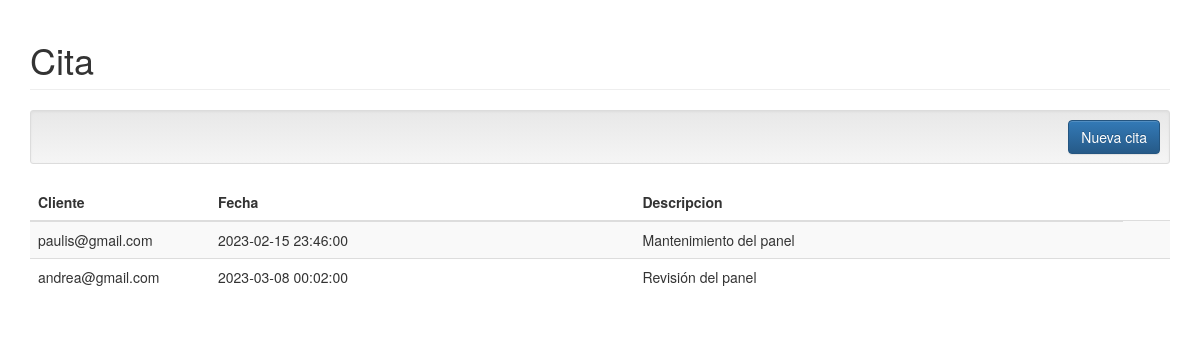
/cita.php, run on the app's committed database.
### tables this page shows
CREATE TABLE `cita` (
  `idCita` int(11) NOT NULL,
  `idCliente` varchar(45) NOT NULL,
  `fecha` datetime NOT NULL,
  `descripcion` varchar(200) NOT NULL
);

### controller/cita.controller.php (called while the page is built, shortened)
<?php
require_once 'model/cita.php';
class CitaController{
    public function __CONSTRUCT(){
        $this->model = new Cita();
    }
    public function Index(){
        require_once 'vistas/header.php';
        require_once 'vistas/cita/cita.php';
    }
}

### model/database.php (called while the page is built)
<?php
class Database
{
    public static function Conectar()
    {
        $pdo = new PDO('mysql:host=localhost;dbname=paneles;charset=utf8', 'root', '');
        $pdo->setAttribute(PDO::ATTR_ERRMODE, PDO::ERRMODE_EXCEPTION);
        return $pdo;
    }
}

### model/cita.php (called while the page is built, shortened)
<?php
class Cita
{
	private $pdo;
	public function __CONSTRUCT()
	{
		try
		{
			$this->pdo = Database::Conectar();
		}
		catch(Exception $e)
		{
			die($e->getMessage());
		}
	}
	public function Listar()
	{
		try
		{
			$stm = $this->pdo->prepare("SELECT * FROM cita ");
			$stm->execute();
			return $stm->fetchAll(PDO::FETCH_OBJ);
		}
		catch(Exception $e)
		{
			die($e->getMessage());
		}
	}
}

### vistas/cita/cita.php (the view, shortened to what this page needs)
<h1 class="page-header">Cita</h1>
<div class="well well-sm text-right">
   <a class="btn btn-primary" href="?c=Cita&a=Crud">Nueva cita</a>
</div>
<table class="table table-striped">
    <thead>
        <tr>
            <th style="width:180px;">Cliente</th>
            <th>Fecha</th>
            <th>Descripcion</th>
        </tr>
    </thead>
    <tbody>
    <?php foreach($this->model->Listar() as $r): ?>
        <tr>
            <td><?php echo $r->idCliente; ?></td>
            <td><?php echo $r->fecha; ?></td>
            <td><?php echo $r->descripcion; ?></td>
            <td>
            </td>
        </tr>
    <?php endforeach; ?>
    </tbody>
</table>

### data on the page
cita: idCliente "paulis@gmail.com", fecha "2023-02-15 23:46:00", descripcion "Mantenimiento del panel"
cita: idCliente "andrea@gmail.com", fecha "2023-03-08 00:02:00", descripcion "Revisión del panel"
